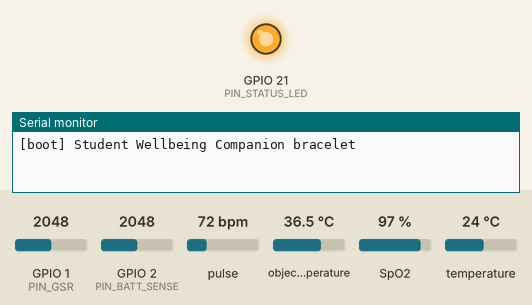
The program below on a simulated Seeed XIAO ESP32-S3. Shown: output pins drawn as LEDs (lit = HIGH), the last lines printed to the serial monitor. The inputs (shaded band) are chosen by the test bench; at power-on: GPIO 1 (PIN_GSR) = 2048, GPIO 2 (PIN_BATT_SENSE) = 2048, pulse 72 bpm, object temperature 36.5 °C, SpO2 97 %, temperature 24 °C (analog values on the 0–4095 scale). Nothing arrives over Bluetooth unless stated; a phone connects over Bluetooth LE 3 s after start.

Above: at 0.2 s.
At 1.1 s:
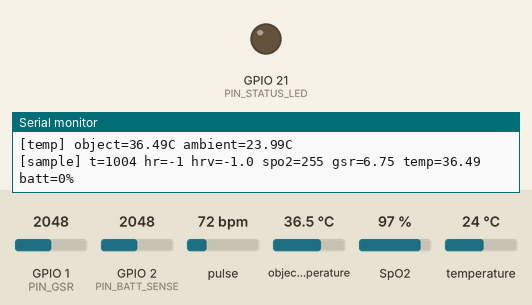
Timing chart, 0 to 4.5 s (numbered marks = the images above):
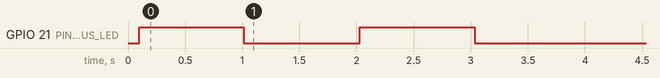

The program:

main.cpp
```cpp
/*
  Student Wellbeing Companion — bracelet firmware
  =================================================
  Target : Seeed Studio XIAO ESP32-S3 (11-pin, USB-C, on-board LiPo charger)
  Sensors: MAX30102 (HR + SpO2), MLX90614 (skin temp), Grove GSR
  Power  : LiPo direct to XIAO BAT+/BAT- pads (on-board charger)
  Comms  : BLE GATT — the counselor's browser pairs via Web Bluetooth.

  Wire the sensors per firmware/wearable/README.md.

  Pin notes for XIAO ESP32-S3 (silkscreen → GPIO):
    D4 = GPIO 5  → SDA (I2C default)
    D5 = GPIO 6  → SCL (I2C default)
    D0 = GPIO 1  → GSR analog (ADC1_CH0)
    D1 = GPIO 2  → optional battery-sense (ADC1_CH1)
    LED_BUILTIN = GPIO 21 → on-board yellow LED (ACTIVE-LOW)

  The BLE service contract MUST stay in sync with
  D:/Projects/2026-2027/Student Wellbeing Companion/src/lib/ble.ts on the
  web platform. UUIDs and the 21-byte packed sample bundle layout below
  are what the browser decoder expects.
*/

#include <Arduino.h>
#include <Wire.h>
#include <math.h>

#include <MAX30105.h>
#include "heartRate.h"
#include "spo2_algorithm.h"
#include <Adafruit_MLX90614.h>

#include <BLEDevice.h>
#include <BLEServer.h>
#include <BLEUtils.h>
#include <BLE2902.h>

// ---------- pins (XIAO ESP32-S3) ----------
constexpr uint8_t PIN_I2C_SDA      = 5;    // D4  — I2C SDA default
constexpr uint8_t PIN_I2C_SCL      = 6;    // D5  — I2C SCL default
constexpr uint8_t PIN_GSR          = 1;    // D0  — ADC1_CH0
constexpr uint8_t PIN_BATT_SENSE   = 2;    // D1  — ADC1_CH1, optional divider
constexpr uint8_t PIN_STATUS_LED   = 21;   // LED_BUILTIN, ACTIVE-LOW yellow LED

// XIAO's built-in LED is inverted: LOW = on, HIGH = off.
inline void ledOn()  { digitalWrite(PIN_STATUS_LED, LOW); }
inline void ledOff() { digitalWrite(PIN_STATUS_LED, HIGH); }
inline void ledToggle() {
  digitalWrite(PIN_STATUS_LED, !digitalRead(PIN_STATUS_LED));
}

// ---------- BLE identifiers (must match src/lib/ble.ts) ----------
constexpr char BLE_DEVICE_NAME[]     = "Wellbeing-01";
constexpr char SERVICE_UUID[]        = "a1b2c3d4-e5f6-4788-9abc-000000001000";
constexpr char SAMPLE_CHAR_UUID[]    = "a1b2c3d4-e5f6-4788-9abc-000000001001";
constexpr char DEVICE_INFO_CHAR_UUID[] = "a1b2c3d4-e5f6-4788-9abc-000000001002";

// ---------- protocol: 21-byte packed sample bundle ----------
// Field order + offsets EXACTLY match `decodeSampleBundle` on the browser.
#pragma pack(push, 1)
struct SampleBundle {
  uint32_t timestampMs;   // 0..3  — millis() since boot
  int16_t  heartRate;     // 4..5  — bpm; -1 = invalid
  float    hrv;           // 6..9  — RMSSD ms; NaN = invalid
  uint8_t  spo2;          // 10    — percent; 0xFF = invalid
  float    gsr;           // 11..14 — microsiemens; NaN = invalid
  float    skinTemp;      // 15..18 — celsius; NaN = invalid
  uint8_t  batteryPct;    // 19    — 0..100
};
#pragma pack(pop)
// 20 bytes total — sized to fit in the default BLE ATT MTU of 23 which gives
// 20 bytes of notification payload. See src/lib/ble.ts for the same reason.
static_assert(sizeof(SampleBundle) == 20, "SampleBundle must be 20 bytes packed");

// ---------- sensor objects ----------
MAX30105              hrSensor;
Adafruit_MLX90614     tempSensor;

// ---------- state ----------
BLEServer*         bleServer     = nullptr;
BLECharacteristic* sampleChar    = nullptr;
BLECharacteristic* deviceInfoChar = nullptr;
volatile bool      clientConnected = false;
volatile bool      advertising     = false;

// Heart-rate detection state
constexpr uint8_t IBI_BUF = 16;
float             ibiBuffer[IBI_BUF] = {0};
uint8_t           ibiIndex           = 0;
uint32_t          lastBeatMs         = 0;
float             beatsPerMinute     = NAN;
bool              hasBeat            = false;

// SpO2 algorithm buffers — needs 100 samples of both IR and red LED at 25 Hz.
constexpr int32_t SPO2_BUF_LEN = 100;
uint32_t irBuffer[SPO2_BUF_LEN];
uint32_t redBuffer[SPO2_BUF_LEN];
int      spo2SamplesFilled  = 0;
int32_t  spo2Percent        = -1;
int8_t   spo2Valid          = 0;
int32_t  hrFromSpo2Algo     = -1;
int8_t   hrFromSpo2Valid    = 0;

// Persistence: Maxim algorithm sometimes flips valid HR without valid SpO2
// (or vice versa). Holding the last valid reading for 15 s keeps both fields
// visible on the platform even when a single window is "invalid".
constexpr uint32_t VALID_HOLD_MS = 15000;
int      lastValidHr        = -1;
uint32_t lastValidHrMs      = 0;
uint8_t  lastValidSpo2      = 0xFF;
uint32_t lastValidSpo2Ms    = 0;

// HR median filter — rejects Maxim's occasional double-peak / harmonic reads
// (200+ bpm spikes when signal quality dips). A rolling median of 5 keeps
// steady-state readings and throws out lone outliers.
constexpr int HR_MEDIAN_SIZE = 5;
int hrHistory[HR_MEDIAN_SIZE] = {0};
int hrHistoryCount = 0;

// Physiologically realistic range for a seated counseling session.
constexpr int HR_MIN_BPM = 40;
constexpr int HR_MAX_BPM = 160;

static int computeMedianHr() {
  if (hrHistoryCount == 0) return -1;
  int sorted[HR_MEDIAN_SIZE];
  for (int i = 0; i < hrHistoryCount; i++) sorted[i] = hrHistory[i];
  for (int i = 1; i < hrHistoryCount; i++) {
    int key = sorted[i];
    int j = i - 1;
    while (j >= 0 && sorted[j] > key) {
      sorted[j + 1] = sorted[j];
      j--;
    }
    sorted[j + 1] = key;
  }
  return sorted[hrHistoryCount / 2];
}

static void pushHrReading(int bpm) {
  int median = computeMedianHr();
  if (median > 0 && abs(bpm - median) > 35) return;
  if (hrHistoryCount < HR_MEDIAN_SIZE) {
    hrHistory[hrHistoryCount++] = bpm;
  } else {
    for (int i = 0; i < HR_MEDIAN_SIZE - 1; i++) hrHistory[i] = hrHistory[i + 1];
    hrHistory[HR_MEDIAN_SIZE - 1] = bpm;
  }
}

// Sensor presence flags — populated in setup(), used to gate reads.
bool hrSensorOk   = false;
bool tempSensorOk = false;

// ---------- BLE callbacks ----------
class ServerCallbacks : public BLEServerCallbacks {
  void onConnect(BLEServer* /*server*/) override {
    clientConnected = true;
    ledOn();  // solid = paired
    Serial.println("[ble] client connected");
  }
  void onDisconnect(BLEServer* server) override {
    clientConnected = false;
    ledOff();
    Serial.println("[ble] client disconnected — restarting advertising");
    // Slight delay lets the stack clean up before re-advertising.
    delay(200);
    server->startAdvertising();
    advertising = true;
  }
};

// ---------- helpers ----------
static float readGsrMicrosiemens() {
  // Grove GSR outputs 0..VCC; higher voltage = higher skin conductance.
  // Skin conductance changes SLOWLY (seconds), so an 8-sample average
  // dampens ADC noise without hiding the real signal.
  constexpr int SAMPLES = 8;
  long sum = 0;
  for (int i = 0; i < SAMPLES; i++) {
    sum += analogRead(PIN_GSR);
    delayMicroseconds(200);
  }
  int raw = sum / SAMPLES;
  float voltage = (raw / 4095.0f) * 3.3f;
  // Rough mapping: 0.5 V → ~1 µS, 2.5 V → ~10 µS. Refine with real subjects.
  float uS = fmaxf(0.0f, (voltage - 0.3f) * 5.0f);
  return uS;
}

static uint8_t readBatteryPct() {
  // Voltage divider: two 10 kΩ resistors, midpoint on GPIO35.
  int raw = analogRead(PIN_BATT_SENSE);
  float vbat = (raw / 4095.0f) * 3.3f * 2.0f;
  // Map 3.3 V (empty) → 4.2 V (full) linearly.
  float pct = ((vbat - 3.3f) / (4.2f - 3.3f)) * 100.0f;
  if (pct < 0)   pct = 0;
  if (pct > 100) pct = 100;
  return (uint8_t)pct;
}

static float computeRmssd() {
  // RMSSD = sqrt(mean of squared successive differences of IBIs).
  // Need at least 3 IBIs to be meaningful.
  int valid = 0;
  float squaredSum = 0.0f;
  for (int i = 1; i < IBI_BUF; i++) {
    if (ibiBuffer[i] > 0 && ibiBuffer[i - 1] > 0) {
      float diff = ibiBuffer[i] - ibiBuffer[i - 1];
      squaredSum += diff * diff;
      valid++;
    }
  }
  if (valid < 2) return NAN;
  return sqrtf(squaredSum / valid);
}

// Drain FIFO into the rolling IR + Red buffers. That's the only thing
// this function does — beat detection runs off the same buffer inside
// updateSpo2() so we never fight sample-rate timing issues.
static void pumpMaxSensor() {
  if (!hrSensorOk) return;
  hrSensor.check();
  while (hrSensor.available()) {
    uint32_t red = hrSensor.getRed();
    uint32_t ir  = hrSensor.getIR();

    if (spo2SamplesFilled < SPO2_BUF_LEN) {
      irBuffer[spo2SamplesFilled]  = ir;
      redBuffer[spo2SamplesFilled] = red;
      spo2SamplesFilled++;
    } else {
      for (int i = 0; i < SPO2_BUF_LEN - 1; i++) {
        irBuffer[i]  = irBuffer[i + 1];
        redBuffer[i] = redBuffer[i + 1];
      }
      irBuffer[SPO2_BUF_LEN - 1]  = ir;
      redBuffer[SPO2_BUF_LEN - 1] = red;
    }
    hrSensor.nextSample();
  }
}

// Custom peak detector — state-machine style, robust to PPG noise/plateaus
// that trip strict local-max checks. Runs on the same 100-sample IR buffer
// the SpO2 algorithm uses. Populates ibiBuffer with fresh IBIs for HRV.
static void detectBeatsFromBuffer() {
  if (spo2SamplesFilled < SPO2_BUF_LEN) return;

  uint64_t sum = 0;
  uint32_t maxIr = 0;
  uint32_t minIr = 0xFFFFFFFF;
  for (int i = 0; i < SPO2_BUF_LEN; i++) {
    sum += irBuffer[i];
    if (irBuffer[i] > maxIr) maxIr = irBuffer[i];
    if (irBuffer[i] < minIr) minIr = irBuffer[i];
  }
  uint32_t mean  = sum / SPO2_BUF_LEN;
  uint32_t range = maxIr - minIr;

  for (int i = 0; i < IBI_BUF; i++) ibiBuffer[i] = 0;
  ibiIndex = 0;

  if (mean < 50000 || range < 200) {
    hasBeat = false;
    return;
  }

  // 60 % of the way between min and max — genuine peaks cross, ripple stays below.
  uint32_t threshold = minIr + (range * 3) / 5;

  const float SAMPLE_INTERVAL_MS = 40.0f;
  const int   MIN_GAP            = 8;

  bool wasAbove     = false;
  int  enteredAtIdx = -1;
  int  lastPeakIdx  = -MIN_GAP - 1;
  int  beatCount    = 0;

  for (int i = 0; i < SPO2_BUF_LEN; i++) {
    bool above = (irBuffer[i] > threshold);
    if (above && !wasAbove) {
      enteredAtIdx = i;
    } else if (!above && wasAbove) {
      int peakIdx = (enteredAtIdx + i - 1) / 2;
      if (peakIdx - lastPeakIdx >= MIN_GAP) {
        if (beatCount > 0) {
          float ibiMs = (peakIdx - lastPeakIdx) * SAMPLE_INTERVAL_MS;
          if (ibiMs >= 300.0f && ibiMs <= 2000.0f && ibiIndex < IBI_BUF) {
            ibiBuffer[ibiIndex++] = ibiMs;
          }
        }
        lastPeakIdx = peakIdx;
        beatCount++;
      }
    }
    wasAbove = above;
  }

  hasBeat = (ibiIndex >= 2);
  if (ibiIndex > 0) beatsPerMinute = 60000.0f / ibiBuffer[ibiIndex - 1];

  // Diagnostic — comment out once HRV is stable.
  Serial.printf(
    "[hrv-debug] mean=%u range=%u thr=%u peaks=%d ibis=%d\n",
    mean, range, threshold, beatCount, ibiIndex
  );
}

static void updateSpo2() {
  if (spo2SamplesFilled < SPO2_BUF_LEN) return;
  if (irBuffer[SPO2_BUF_LEN - 1] < 50000) {
    spo2Valid = 0;
    spo2Percent = -1;
    hrFromSpo2Valid = 0;
    hasBeat = false;
    return;
  }
  maxim_heart_rate_and_oxygen_saturation(
    irBuffer, SPO2_BUF_LEN, redBuffer,
    &spo2Percent, &spo2Valid,
    &hrFromSpo2Algo, &hrFromSpo2Valid
  );
  detectBeatsFromBuffer();
}

static void fillSampleBundle(SampleBundle& b) {
  b.timestampMs = millis();

  // Run algorithms + peak detector before deciding what to publish.
  updateSpo2();

  const uint32_t now = millis();

  // HR pipeline: candidate → range clamp → median filter → 15 s hold cache.
  int candidateHr = -1;
  if (hrFromSpo2Valid && hrFromSpo2Algo >= HR_MIN_BPM && hrFromSpo2Algo <= HR_MAX_BPM) {
    candidateHr = (int)hrFromSpo2Algo;
  } else if (hasBeat && !isnan(beatsPerMinute)) {
    int bpm = (int)beatsPerMinute;
    if (bpm >= HR_MIN_BPM && bpm <= HR_MAX_BPM) candidateHr = bpm;
  }
  if (candidateHr > 0) {
    pushHrReading(candidateHr);
    int filtered = computeMedianHr();
    if (filtered > 0) {
      lastValidHr   = filtered;
      lastValidHrMs = now;
    }
  }
  b.heartRate = (lastValidHr > 0 && (now - lastValidHrMs) < VALID_HOLD_MS)
                  ? (int16_t)lastValidHr
                  : -1;

  // HRV removed from display — kept as NaN so downstream consumers see "no data".
  b.hrv = NAN;

  // SpO2 with the same persistence pattern.
  uint8_t freshSpo2 = 0xFF;
  if (spo2Valid && spo2Percent >= 70 && spo2Percent <= 100) {
    freshSpo2 = (uint8_t)spo2Percent;
  }
  if (freshSpo2 != 0xFF) {
    lastValidSpo2   = freshSpo2;
    lastValidSpo2Ms = now;
  }
  b.spo2 = (lastValidSpo2 != 0xFF && (now - lastValidSpo2Ms) < VALID_HOLD_MS)
             ? lastValidSpo2
             : 0xFF;

  // GSR: clamp to 0..100 µS. Above that = sensor error or short.
  float gsr = readGsrMicrosiemens();
  if (isnan(gsr) || gsr < 0.0f || gsr > 100.0f) gsr = NAN;
  b.gsr = gsr;

  if (tempSensorOk) {
    float objectC = tempSensor.readObjectTempC();
    float ambientC = tempSensor.readAmbientTempC();
    // Diagnostic: print the RAW reading so you can tell whether the sensor
    // is stuck reading room air vs skin. Remove once you're happy.
    Serial.printf("[temp] object=%.2fC ambient=%.2fC\n", objectC, ambientC);
    b.skinTemp = (objectC > 20.0f && objectC < 45.0f) ? objectC : NAN;
  } else {
    b.skinTemp = NAN;
  }

  b.batteryPct = readBatteryPct();
}

// ---------- setup ----------
void setup() {
  Serial.begin(115200);
  delay(100);
  Serial.println("\n[boot] Student Wellbeing Companion bracelet");

  pinMode(PIN_STATUS_LED, OUTPUT);
  ledOff();

  analogReadResolution(12); // 0..4095 for GSR + battery

  // 100 kHz I2C — MLX90614 is slow-bus only. MAX30102 handles both speeds
  // fine so we standardize on the lower speed to keep both sensors happy.
  Wire.begin(PIN_I2C_SDA, PIN_I2C_SCL, 100000);
  delay(250); // let sensors finish their internal power-on before we probe

  Serial.printf("[boot] I2C on SDA=D4(GPIO %u)  SCL=D5(GPIO %u) @100kHz\n",
                PIN_I2C_SDA, PIN_I2C_SCL);
  Serial.println("[boot] Scanning I2C bus…");
  uint8_t found = 0;
  for (uint8_t addr = 1; addr < 127; addr++) {
    Wire.beginTransmission(addr);
    if (Wire.endTransmission() == 0) {
      Serial.printf("[boot]   found device @ 0x%02X\n", addr);
      found++;
    }
  }
  if (found == 0) {
    Serial.println("[boot]   (no devices responded — check wiring / power / pull-ups)");
  } else {
    Serial.printf("[boot]   total: %u device(s)\n", found);
  }

  // MAX30102 init tuned for both HR and SpO2:
  //   ledBrightness = 0x1F (moderate) — Red LED needs adequate signal for SpO2
  //   sampleAverage = 4 (internal averaging)
  //   ledMode       = 2 (Red + IR, required for SpO2)
  //   sampleRate    = 100 Hz  → 25 Hz after 4x averaging → 4 s per 100-sample window
  //   pulseWidth    = 411 µs, adcRange = 4096
  if (hrSensor.begin(Wire, I2C_SPEED_STANDARD)) {
    hrSensor.setup(0x1F, 4, 2, 100, 411, 4096);
    hrSensor.setPulseAmplitudeRed(0x1F);
    hrSensor.setPulseAmplitudeIR(0x1F);
    hrSensor.setPulseAmplitudeGreen(0);
    hrSensorOk = true;
    Serial.println("[boot] MAX30102 ready");
  } else {
    Serial.println("[boot] MAX30102 NOT FOUND — check I2C wiring / power");
  }

  // MLX90614 init
  if (tempSensor.begin()) {
    tempSensorOk = true;
    Serial.println("[boot] MLX90614 ready");
  } else {
    Serial.println("[boot] MLX90614 NOT FOUND — check I2C wiring / power");
  }

  // BLE init
  BLEDevice::init(BLE_DEVICE_NAME);
  BLEDevice::setMTU(64); // Bundle is 21 bytes; default 23 works but we ask for more.
  // Crank TX power to maximum so a marginally-attached antenna or a slightly
  // noisy 3.3V rail still leaves a discoverable signal in Chrome's scanner.
  BLEDevice::setPower(ESP_PWR_LVL_P9, ESP_BLE_PWR_TYPE_ADV);
  BLEDevice::setPower(ESP_PWR_LVL_P9, ESP_BLE_PWR_TYPE_DEFAULT);

  bleServer = BLEDevice::createServer();
  bleServer->setCallbacks(new ServerCallbacks());

  BLEService* service = bleServer->createService(SERVICE_UUID);

  sampleChar = service->createCharacteristic(
    SAMPLE_CHAR_UUID,
    BLECharacteristic::PROPERTY_READ | BLECharacteristic::PROPERTY_NOTIFY
  );
  sampleChar->addDescriptor(new BLE2902());

  deviceInfoChar = service->createCharacteristic(
    DEVICE_INFO_CHAR_UUID,
    BLECharacteristic::PROPERTY_READ
  );
  // ASCII: "<serial>|<firmwareRev>" — matches the browser contract.
  deviceInfoChar->setValue("wellbeing-01|0.1.0");

  service->start();

  // Advertising: fast interval (~30-60 ms) so Chrome's scanner catches the
  // device in its short scan window. Default is 1.28 s which often misses.
  BLEAdvertising* adv = BLEDevice::getAdvertising();
  adv->addServiceUUID(SERVICE_UUID);
  adv->setScanResponse(true);
  adv->setMinInterval(0x20);   // 0x20 * 0.625 ms = 20 ms
  adv->setMaxInterval(0x60);   // 0x60 * 0.625 ms = 60 ms
  adv->setMinPreferred(0x06);
  adv->setMaxPreferred(0x12);
  BLEDevice::startAdvertising();
  advertising = true;

  Serial.println("[boot] BLE advertising as " + String(BLE_DEVICE_NAME));
}

// ---------- loop ----------
uint32_t lastBundleMs = 0;
uint32_t lastBlinkMs  = 0;

void loop() {
  // 1) Drain new samples — feeds beat detector AND SpO2 rolling buffer.
  pumpMaxSensor();

  // 2) Emit a sample bundle every 1 second so HR / SpO2 update in near
  // real time on the counselor's screen. MAX30102 processes samples at
  // 25 Hz internally, so the beat detector always has fresh values.
  const uint32_t now = millis();
  if (now - lastBundleMs >= 1000) {
    lastBundleMs = now;

    SampleBundle bundle;
    fillSampleBundle(bundle);

    if (clientConnected) {
      sampleChar->setValue((uint8_t*)&bundle, sizeof(bundle));
      sampleChar->notify();
    }

    // Debug log — useful during bench-testing without a paired browser.
    Serial.printf(
      "[sample] t=%lu hr=%d hrv=%.1f spo2=%u gsr=%.2f temp=%.2f batt=%u%%\n",
      (unsigned long)bundle.timestampMs,
      (int)bundle.heartRate,
      isnan(bundle.hrv) ? -1.0 : bundle.hrv,
      bundle.spo2,
      isnan(bundle.gsr) ? -1.0 : bundle.gsr,
      isnan(bundle.skinTemp) ? -1.0 : bundle.skinTemp,
      bundle.batteryPct
    );
  }

  // 3) LED heartbeat: slow blink while advertising, solid while connected.
  if (!clientConnected && advertising) {
    if (now - lastBlinkMs >= 1000) {
      lastBlinkMs = now;
      ledToggle();
    }
  }

  // Yield to the RTOS so BLE stack isn't starved. Very short — beat detector
  // needs frequent getIR() calls to catch pulses.
  delay(5);
}
```

Measured:
- by itself, GPIO 21 (PIN_STATUS_LED): HIGH → LOW at 1.0 s, → HIGH 1.0 s later, → LOW 1.0 s later
